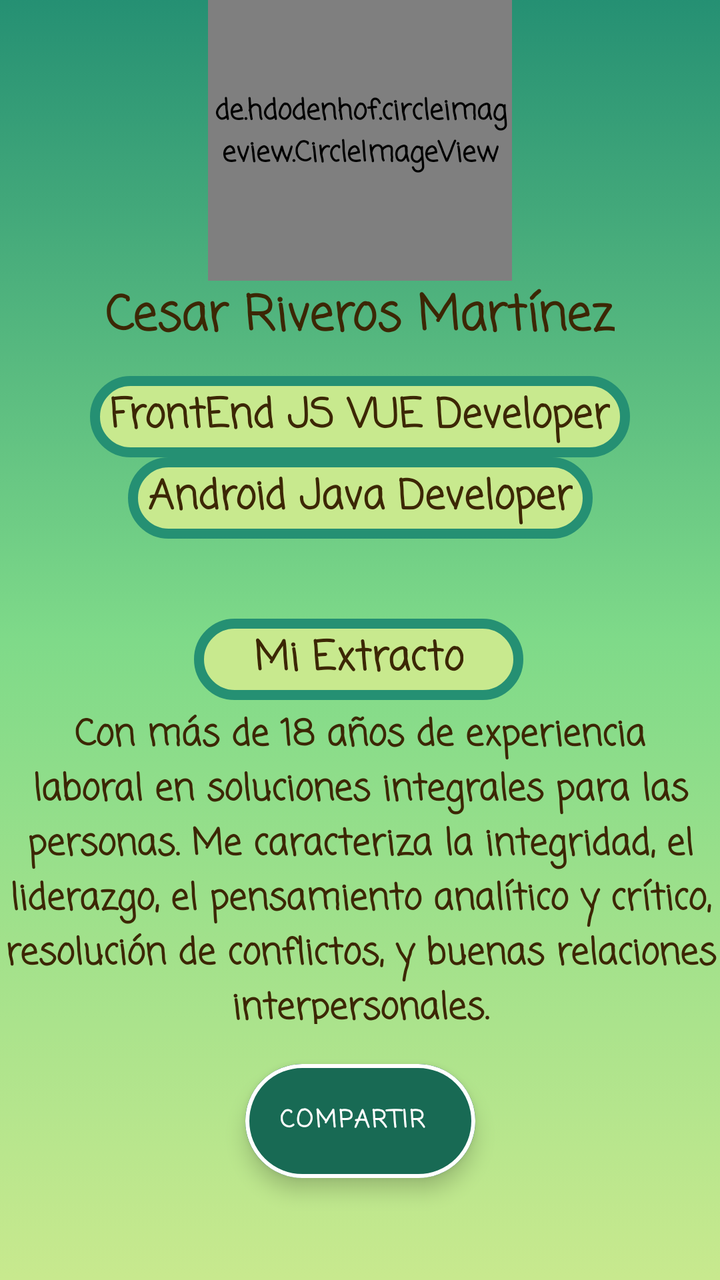
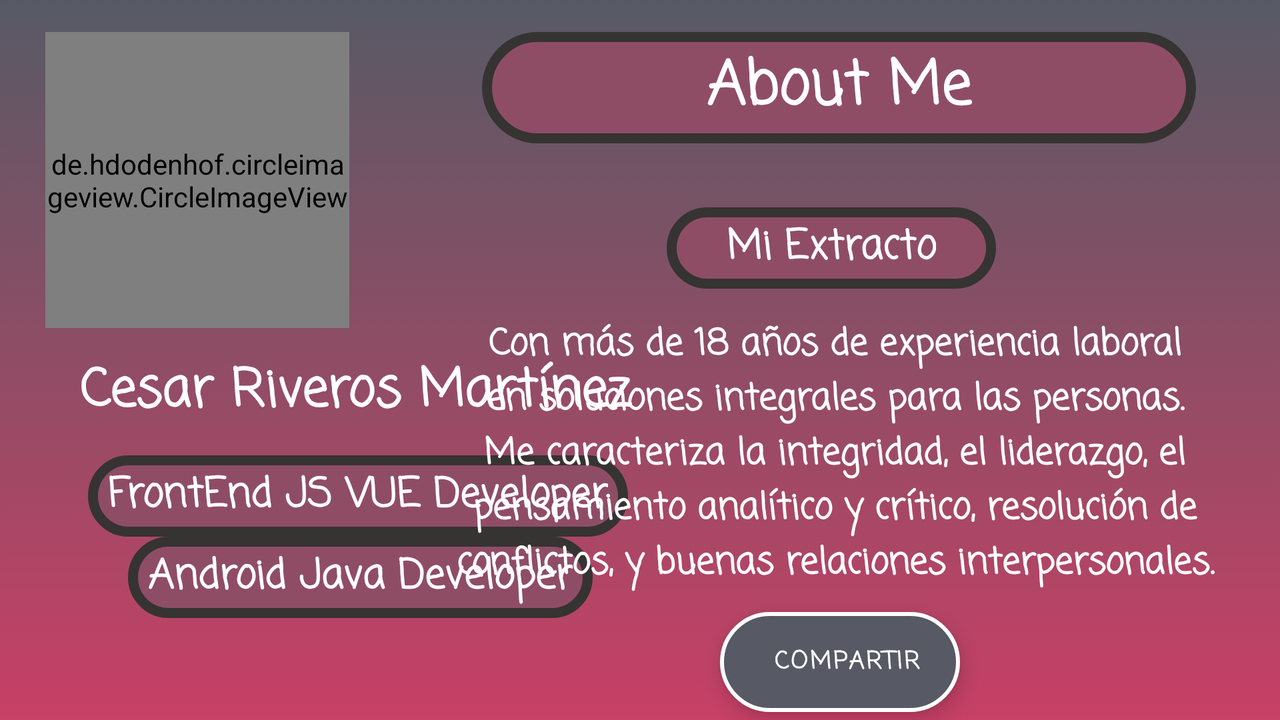

First picture: res/layout/ on a phone held upright. Second picture: the repository's own variant of that layout, on a device whose configuration matches the variant's folder. Source for both follows.
<!-- AndroidManifest.xml: application theme Theme.About_me -->
<!-- res/layout/activity_main.xml -->
<?xml version="1.0" encoding="utf-8"?>
<androidx.constraintlayout.widget.ConstraintLayout xmlns:android="http://schemas.android.com/apk/res/android"
    xmlns:app="http://schemas.android.com/apk/res-auto"
    xmlns:tools="http://schemas.android.com/tools"
    android:layout_width="match_parent"
    android:layout_height="match_parent"
    android:background="@drawable/bgc_main"
    android:theme="@style/theme1"
    tools:context=".MainActivity">

    <TextView
        android:id="@+id/textView2"
        android:layout_width="357dp"
        android:layout_height="wrap_content"
        android:layout_marginStart="18dp"
        android:layout_marginTop="30dp"
        android:layout_marginEnd="18dp"
        android:layout_marginBottom="16dp"
        android:background="@drawable/border_radius"
        android:fontFamily="casual"
        android:paddingVertical="5dp"
        android:text="@string/titulo"
        android:textAlignment="center"
        android:textColor="@color/color_txt4"
        android:textFontWeight="900"
        android:textSize="30sp"
        app:layout_constraintBottom_toTopOf="@+id/imageView"
        app:layout_constraintEnd_toEndOf="parent"
        app:layout_constraintStart_toStartOf="parent"
        app:layout_constraintTop_toTopOf="parent"
        app:layout_constraintVertical_bias="0.7" />

        <de.hdodenhof.circleimageview.CircleImageView
        android:id="@+id/imageView"
        android:layout_width="152dp"
        android:layout_height="148dp"
        android:layout_marginBottom="500dp"
        app:civ_border_color="@color/bgc3"
        app:civ_border_width="3dp"
        app:layout_constraintBottom_toBottomOf="parent"
        app:layout_constraintEnd_toEndOf="parent"
        app:layout_constraintStart_toStartOf="parent"
        tools:ignore="ImageContrastCheck"
        android:src="@drawable/img_about_me"    />

    <TextView
        android:id="@+id/textView"
        android:layout_width="wrap_content"
        android:layout_height="wrap_content"
        android:layout_marginStart="122dp"
        android:layout_marginEnd="122dp"
        android:fontFamily="casual"
        android:text="@string/txt_nombre"
        android:textColor="@color/color_txt4"
        android:textFontWeight="600"
        android:textSize="24sp"
        app:layout_constraintEnd_toEndOf="parent"
        app:layout_constraintStart_toStartOf="parent"
        app:layout_constraintTop_toBottomOf="@+id/imageView" />

    <TextView
        android:id="@+id/textView4"
        android:layout_width="wrap_content"
        android:layout_height="wrap_content"
        android:layout_marginStart="62dp"
        android:layout_marginTop="11dp"
        android:layout_marginEnd="62dp"
        android:background="@drawable/border_radius"
        android:fontFamily="casual"
        android:paddingHorizontal="10dp"
        android:paddingVertical="5dp"
        android:text="@string/sub_titulo"
        android:textColor="@color/color_txt4"
        android:textFontWeight="900"
        android:textSize="20sp"
        app:layout_constraintEnd_toEndOf="parent"
        app:layout_constraintStart_toStartOf="parent"
        app:layout_constraintTop_toBottomOf="@+id/textView" />

    <TextView
        android:id="@+id/textView3"
        android:layout_width="wrap_content"
        android:layout_height="wrap_content"
        android:layout_marginStart="81dp"
        android:layout_marginEnd="81dp"
        android:background="@drawable/border_radius"
        android:fontFamily="casual"
        android:paddingHorizontal="10dp"
        android:paddingVertical="5dp"
        android:text="@string/sub_titulo2"
        android:textAlignment="center"
        android:textColor="@color/color_txt4"
        android:textFontWeight="900"
        android:textSize="20sp"
        app:layout_constraintEnd_toEndOf="parent"
        app:layout_constraintStart_toStartOf="parent"
        app:layout_constraintTop_toBottomOf="@+id/textView4" />

    <TextView
        android:id="@+id/textView6"
        android:layout_width="360dp"
        android:layout_height="158dp"
        android:layout_marginTop="4dp"
        android:fontFamily="casual"
        android:text="@string/txt_extracto"
        android:textAlignment="center"
        android:textColor="@color/color_txt4"
        android:textFontWeight="900"
        android:textSize="18sp"
        app:layout_constraintEnd_toEndOf="parent"
        app:layout_constraintHorizontal_bias="0.49"
        app:layout_constraintStart_toStartOf="parent"
        app:layout_constraintTop_toBottomOf="@+id/textView5"
        tools:ignore="TextSizeCheck" />

    <TextView
        android:id="@+id/textView5"
        android:layout_width="wrap_content"
        android:layout_height="wrap_content"
        android:layout_marginStart="103dp"
        android:layout_marginTop="40dp"
        android:layout_marginEnd="104dp"
        android:background="@drawable/border_radius"
        android:fontFamily="casual"
        android:paddingHorizontal="30sp"
        android:paddingVertical="5sp"
        android:text="@string/extracto"
        android:textColor="@color/color_txt4"
        android:textFontWeight="900"
        android:textSize="20sp"
        app:layout_constraintEnd_toEndOf="parent"
        app:layout_constraintHorizontal_bias="0.526"
        app:layout_constraintStart_toStartOf="parent"
        app:layout_constraintTop_toBottomOf="@+id/textView3" />

    <com.google.android.material.floatingactionbutton.ExtendedFloatingActionButton
        android:id="@+id/fab"
        android:layout_width="115dp"
        android:layout_height="57dp"
        android:layout_marginStart="168dp"
        android:layout_marginTop="20dp"
        android:layout_marginEnd="168dp"
        android:clickable="true"
        android:contentDescription="@string/txt_btn"
        android:forceDarkAllowed="false"
        android:text="@string/txt_btn"
        android:textAlignment="center"
        android:textColor="@color/white"
        android:theme="@style/theme_btn_1"
        app:layout_constraintEnd_toEndOf="parent"
        app:layout_constraintStart_toStartOf="parent"
        app:layout_constraintTop_toBottomOf="@+id/textView6"
        tools:ignore="ImageContrastCheck" />

</androidx.constraintlayout.widget.ConstraintLayout>
<!-- resources referenced by this layout -->
<resources>
  <color name="bgc3">#c8e98e</color>
  <color name="color_txt4">#3C2705</color>
  <color name="white">#FFFFFFFF</color>
  <!-- drawable bgc_main (drawable) -->
  <?xml version="1.0" encoding="utf-8"?>
  <selector xmlns:android="http://schemas.android.com/apk/res/android"
      android:layout_width="match_parent"
      android:layout_height="match_parent">
  
      <item>
          <shape android:shape="rectangle">
              <gradient
                  android:type="linear"
                  android:centerColor="@color/bgc2"
                  android:endColor="@color/bgc3"
                  android:startColor="@color/bgc1"
                  android:angle="1" />
          </shape>
  
      </item>
  
  </selector>
  <!-- drawable border_radius (drawable) -->
  <?xml version="1.0" encoding="utf-8"?>
  <shape xmlns:android="http://schemas.android.com/apk/res/android">
      <corners
          android:radius="40dp" />
      <stroke
          android:color="@color/bgc1"
          android:width="5dp"/>
      <solid
          android:color="@color/bgc3"/>
  </shape>
  <string name="extracto">Mi Extracto</string>
  <string name="sub_titulo">FrontEnd JS VUE Developer</string>
  <string name="sub_titulo2">Android Java Developer</string>
  <string name="titulo">About  Me</string>
  <string name="txt_btn">Compartir</string>
  <string name="txt_extracto"> Con más de 18 años de experiencia laboral en soluciones integrales para las personas. Me caracteriza la integridad, el liderazgo, el pensamiento analítico y crítico, resolución de conflictos, y buenas relaciones interpersonales.</string>
  <string name="txt_nombre">Cesar Riveros Martínez</string>
  <style name="theme1" parent="Theme.Material3.DayNight.NoActionBar">
          <item name="android:fontFamily">casual</item>
          <item name="android:textFontWeight">600</item>
          <item name="android:textColor">@color/color_txt4</item>
      </style>
  <style name="theme_btn_1" parent="Theme.MaterialComponents.Light.DarkActionBar">
          <item name="android:backgroundTint">@color/color_fab_bgc</item>
          <item name="strokeWidth">2dp</item>
          <item name="strokeColor">@color/white</item>
          <item name="android:textSize">12sp</item>
          <item name="fontFamily">casual</item>
          <item name="android:textFontWeight">600</item>
          <item name="android:textAlignment">center</item>
      </style>
  <style name="Theme.About_me" parent="Base.Theme.About_me" />
  <color name="bgc2">#7fda89</color>
  <color name="bgc1">#259073</color>
  <color name="color_fab_bgc">#FF186A54</color>
  <style name="Base.Theme.About_me" parent="Theme.Material3.DayNight.NoActionBar">
          
          
      </style>
</resources>
<!-- res/layout-land/activity_main.xml (the repository's variant of the layout above) -->
<!-- drawn on the phone turned sideways -->
<?xml version="1.0" encoding="utf-8"?>
<androidx.constraintlayout.widget.ConstraintLayout xmlns:android="http://schemas.android.com/apk/res/android"
    xmlns:app="http://schemas.android.com/apk/res-auto"
    xmlns:tools="http://schemas.android.com/tools"
    android:layout_width="match_parent"
    android:layout_height="match_parent"
    android:background="@drawable/bgc_main_land"
    android:theme="@style/theme2"
    tools:context=".MainActivity">


    <TextView
        android:id="@+id/textView2"
        android:layout_width="357dp"
        android:layout_height="wrap_content"
        android:layout_marginTop="16dp"
        android:layout_marginEnd="42dp"
        android:background="@drawable/border_radius_2"
        android:fontFamily="casual"
        android:paddingVertical="5dp"
        android:text="@string/titulo"
        android:textAlignment="center"
        android:textFontWeight="900"
        android:textSize="30sp"
        app:layout_constraintEnd_toEndOf="parent"
        app:layout_constraintTop_toTopOf="parent" />

    <de.hdodenhof.circleimageview.CircleImageView
        android:id="@+id/imageView"
        android:layout_width="152dp"
        android:layout_height="148dp"
        android:layout_marginStart="68dp"
        android:layout_marginTop="16dp"
        android:layout_marginEnd="112dp"
        app:layout_constraintEnd_toStartOf="@+id/textView2"
        app:layout_constraintStart_toStartOf="parent"
        app:layout_constraintTop_toTopOf="parent"
        tools:ignore="ImageContrastCheck"
        android:src="@drawable/img_about_me" />

    <TextView
        android:id="@+id/textView"
        android:layout_width="wrap_content"
        android:layout_height="wrap_content"
        android:layout_marginStart="40dp"
        android:layout_marginTop="12dp"
        android:fontFamily="casual"
        android:text="@string/txt_nombre"
        android:textFontWeight="600"
        android:textSize="26sp"
        app:layout_constraintStart_toStartOf="parent"
        app:layout_constraintTop_toBottomOf="@+id/imageView" />

    <TextView
        android:id="@+id/textView4"
        android:layout_width="wrap_content"
        android:layout_height="wrap_content"
        android:layout_marginStart="44dp"
        android:layout_marginTop="12dp"
        android:background="@drawable/border_radius_2"
        android:fontFamily="casual"
        android:paddingHorizontal="10dp"
        android:paddingVertical="5dp"
        android:text="@string/sub_titulo"
        android:textFontWeight="900"
        android:textSize="20sp"
        app:layout_constraintStart_toStartOf="parent"
        app:layout_constraintTop_toBottomOf="@+id/textView" />

    <TextView
        android:id="@+id/textView3"
        android:layout_width="wrap_content"
        android:layout_height="wrap_content"
        android:layout_marginStart="64dp"
        android:background="@drawable/border_radius_2"
        android:fontFamily="casual"
        android:paddingHorizontal="10dp"
        android:paddingVertical="5dp"
        android:text="@string/sub_titulo2"
        android:textAlignment="center"
        android:textFontWeight="900"
        android:textSize="20sp"
        app:layout_constraintStart_toStartOf="parent"
        app:layout_constraintTop_toBottomOf="@+id/textView4" />

    <TextView
        android:id="@+id/textView6"
        android:layout_width="387dp"
        android:layout_height="137dp"
        android:layout_marginTop="28dp"
        android:layout_marginEnd="29dp"
        android:layout_marginBottom="24dp"
        android:fontFamily="casual"
        android:text="@string/txt_extracto"
        android:textAlignment="center"
        android:textFontWeight="900"
        android:textSize="18sp"
        app:layout_constraintBottom_toTopOf="@+id/fab"
        app:layout_constraintEnd_toEndOf="parent"
        app:layout_constraintTop_toBottomOf="@+id/textView5"
        tools:ignore="TextSizeCheck" />

    <TextView
        android:id="@+id/textView5"
        android:layout_width="wrap_content"
        android:layout_height="wrap_content"
        android:layout_marginTop="32dp"
        android:layout_marginEnd="142dp"
        android:background="@drawable/border_radius_2"
        android:fontFamily="casual"
        android:paddingHorizontal="30sp"
        android:paddingVertical="5sp"
        android:text="@string/extracto"
        android:textFontWeight="900"
        android:textSize="20sp"
        app:layout_constraintEnd_toEndOf="parent"
        app:layout_constraintTop_toBottomOf="@+id/textView2" />

    <com.google.android.material.floatingactionbutton.ExtendedFloatingActionButton
        android:id="@+id/fab"
        android:layout_width="120dp"
        android:layout_height="50dp"
        android:layout_marginEnd="160dp"
        android:layout_marginBottom="4dp"
        android:clickable="true"
        android:contentDescription="@string/txt_btn"
        android:forceDarkAllowed="false"
        android:text="@string/txt_btn"
        android:textAlignment="textEnd"
        android:textColor="@color/white"
        android:theme="@style/theme_btn_2"
        app:layout_constraintBottom_toBottomOf="parent"
        app:layout_constraintEnd_toEndOf="parent"
        tools:ignore="ImageContrastCheck" />

</androidx.constraintlayout.widget.ConstraintLayout>
<!-- resources referenced by the variant -->
<!-- as the phone turned sideways resolves them -->
<resources>
  <color name="white">#FFFFFFFF</color>
  <!-- drawable bgc_main_land (drawable) -->
  <?xml version="1.0" encoding="utf-8"?>
  <selector xmlns:android="http://schemas.android.com/apk/res/android"
      android:layout_width="match_parent"
      android:layout_height="match_parent">
  
      <item>
          <shape android:shape="rectangle">
              <gradient
                  android:type="linear"
                  android:startColor="@color/bgc4"
                  android:centerColor="@color/bgc5"
                  android:endColor="@color/bgc6"
                  android:angle="1" />
          </shape>
  
      </item>
  
  </selector>
  <!-- drawable border_radius_2 (drawable) -->
  <?xml version="1.0" encoding="utf-8"?>
  <shape xmlns:android="http://schemas.android.com/apk/res/android">
      <corners
          android:radius="40dp" />
      <stroke
          android:color="#363333"
          android:width="5dp"/>
      <solid
          android:color="@color/bgc5"/>
  </shape>
  <string name="extracto">Mi Extracto</string>
  <string name="sub_titulo">FrontEnd JS VUE Developer</string>
  <string name="sub_titulo2">Android Java Developer</string>
  <string name="titulo">About  Me</string>
  <string name="txt_btn">Compartir</string>
  <string name="txt_extracto"> Con más de 18 años de experiencia laboral en soluciones integrales para las personas. Me caracteriza la integridad, el liderazgo, el pensamiento analítico y crítico, resolución de conflictos, y buenas relaciones interpersonales.</string>
  <string name="txt_nombre">Cesar Riveros Martínez</string>
  <style name="theme2" parent="Theme.Material3.DayNight.NoActionBar">
          <item name="android:fontFamily">sans-serif</item>
          <item name="android:textColor">@color/white</item>
      </style>
  <style name="theme_btn_2" parent="Theme.MaterialComponents.Light.DarkActionBar">
          <item name="android:backgroundTint">@color/bgc4</item>
          <item name="strokeWidth">2dp</item>
          <item name="strokeColor">@color/white</item>
          <item name="android:textSize">12sp</item>
          <item name="fontFamily">casual</item>
          <item name="android:textFontWeight">600</item>
          <item name="android:textAlignment">center</item>
      </style>
  <style name="Theme.About_me" parent="Base.Theme.About_me" />
  <color name="bgc4">#575a65</color>
  <color name="bgc5">#8f4d65</color>
  <color name="bgc6">#c74066</color>
  <style name="Base.Theme.About_me" parent="Theme.Material3.DayNight.NoActionBar">
          
          
      </style>
</resources>
